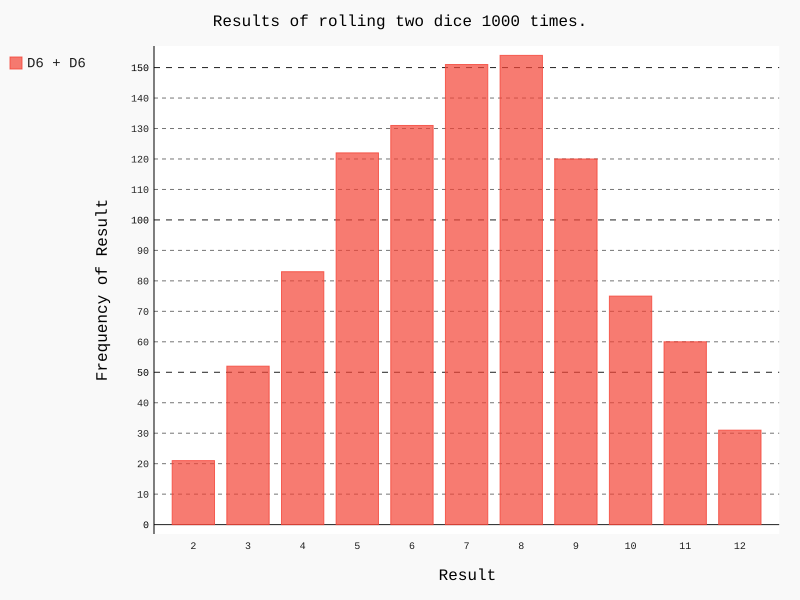

Here is the Python script that generated this plot:
import pygal

from die import Die

# Create two D6 dice.
die_1 = Die()
die_2 = Die()

# Make some rolls, and stone results in a list.
results = []
for roll_num in range(1000):
    result = die_1.roll() + die_2.roll()
    results.append(result)

# Analyze the results.
frequencies = []
max_result = die_1.num_sides + die_2.num_sides
for value in range(2, max_result+1):
    frequency = results.count(value)
    frequencies.append(frequency)

# Visualize the results.
hist = pygal.Bar()

hist.title = 'Results of rolling two dice 1000 times.'
hist.x_labels = [str(x) for x in range(2, max_result+1)]
hist.x_title = 'Result'
hist.y_title = 'Frequency of Result'

hist.add('D6 + D6', frequencies)
hist.render_to_file('dice_visual.svg')
